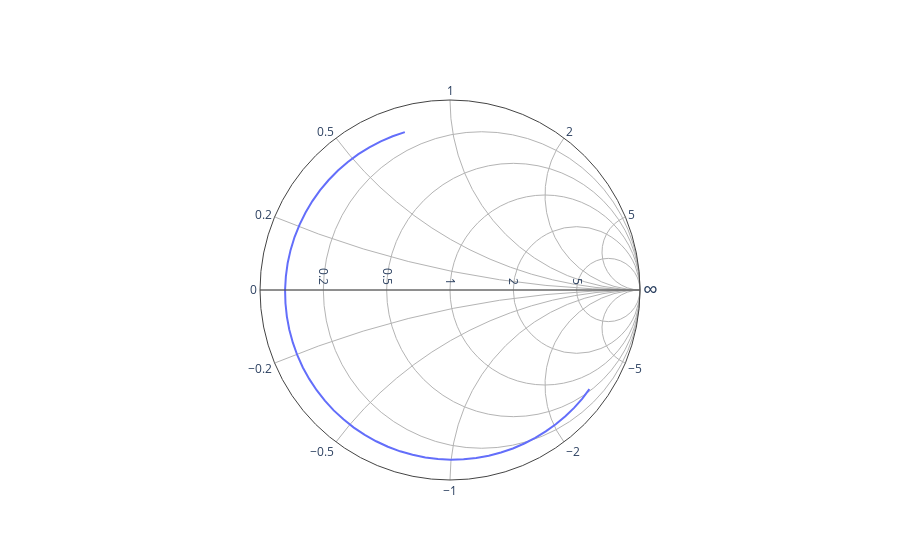

Notebook cell for this chart:
### Code cell
import plotly.graph_objects as go

data1c = pd.read_csv("impedance_Emag_Lab3.csv")


fig = go.Figure(go.Scattersmith(imag=data1c['im(Z)']/50, real=data1c['re(Z)']/50))
fig.show()

data1c
